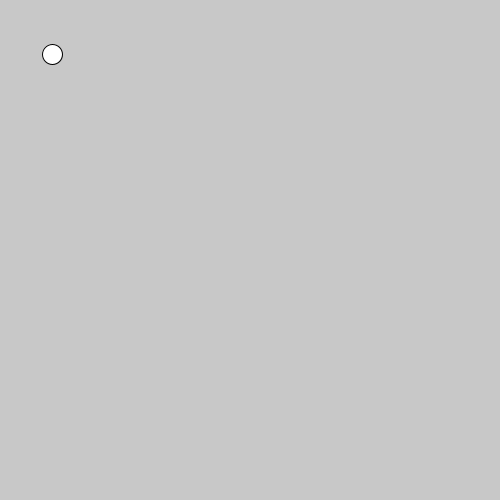
Frame 1 (no input)
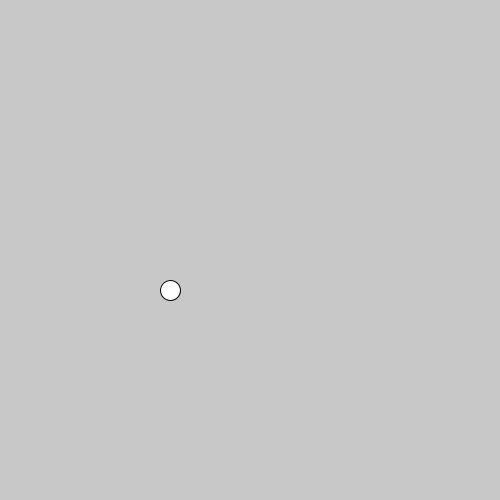
Frame 60 (the mouse pressed at the canvas centre just before this capture)
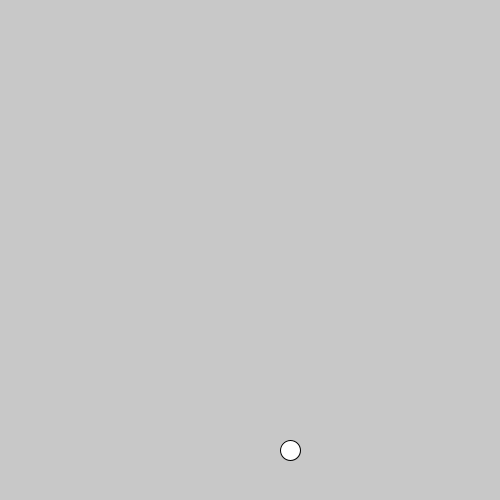
Frame 120 (the mouse held since frame 60 and released just before this capture)

The Processing sketch that drew these frames (run headless with seeded random() and noise(); from frame 60 on, the mouse is pressed at the canvas centre):

// Processing sketch: moving_circle
// ── moving_circle.pde
float circleX = 50;
float circleY = 50;
float circleD = 20.;

float xSpeed = 2;
float ySpeed = 4;

void setup(){
size(500,500);
}


void draw() {
  background(200);

    circleX += xSpeed;
    if (circleX <= circleD/2 || circleX >= width-circleD/2) {
      xSpeed *= -1;
    }

    circleY += ySpeed;
    if (circleY <= circleD/2 || circleY >= height-circleD/2) {
      ySpeed *= -1;  //yspeed*(-1)
    }

    ellipse(circleX, circleY, circleD, circleD);
}
